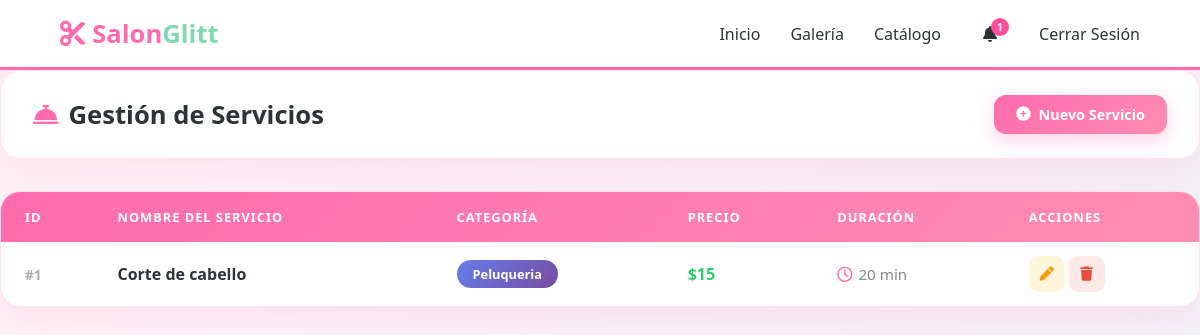
The app's page /Servicio/ (signed in) with its own data.
### app/models/servicios.py (models this page shows, shortened)
class Servicio(db.Model):
    __tablename__ = 'servicios'
    idservicio = db.Column(db.Integer, primary_key=True)
    nombre = db.Column(db.String(100), unique=True, nullable=False)
    precio = db.Column(db.Numeric(10, 2), nullable=False)
    duracion = db.Column(db.String(250), nullable=False)
    categoria = db.Column(db.String(50), nullable=False)
    imagen = db.Column(db.String(255), nullable=True)
    tip = db.Column(db.Text, nullable=True)
    idcitas = db.Column(db.Integer, db.ForeignKey('citas.idcitas'), nullable=True, unique=True)
    citas = db.relationship('Citas', back_populates='servicios')
    productos = db.relationship('Productos', secondary=servicio_productos, backref='servicios')

### app/routes/servicios_route.py (the view)
@bp.route('/')
def index():
    servicios = Servicio.query.all()
    return render_template('servicio/index.html', servicios=servicios)

### app/templates/servicio/index.html (shortened to what this page needs)
{% extends "base.html" %}
{% block body_class %}servicios-page{% endblock %}
{% block extra_css %}
<link rel="stylesheet" href="{{ url_for('static', filename='css/servicios.css') }}">
{% endblock %}
{% block content %}
<div class="container mt-4">
    <div class="servicios-header">
        <h2><i class="fas fa-concierge-bell"></i>Gestión de Servicios</h2>
        <a href="{{ url_for('servicio.add', categoria='peluqueria') }}" class="btn-premium">
            <i class="fas fa-plus-circle"></i> Nuevo Servicio
        </a>
    </div>
    <div class="premium-table-card">
        <div class="table-responsive">
            <table class="premium-table">
                <thead>
                    <tr>
                        <th>ID</th>
                        <th>Nombre del Servicio</th>
                        <th>Categoría</th>
                        <th>Precio</th>
                        <th>Duración</th>
                        <th>Acciones</th>
                    </tr>
                </thead>
                <tbody>
                    {% for s in servicios %}
                    <tr>
                        <td><span class="id-cell">#{{ s.idservicio }}</span></td>
                        <td><span class="name-cell">{{ s.nombre }}</span></td>
                        <td>
                            <span class="premium-badge
                                {% if s.categoria == 'peluqueria' %}premium-badge-peluqueria
                                {% elif s.categoria == 'tratamiento' %}premium-badge-tratamiento
                                {% elif s.categoria == 'manicure' %}premium-badge-manicure
                                {% else %}premium-badge-other{% endif %}">
                                {{ s.categoria | capitalize }}
                            </span>
                        </td>
                        <td><span class="price-cell">{{ s.precio|format_cop }}</span></td>
                        <td><span class="duration-cell"><i class="far fa-clock"></i>{{ s.duracion }} min</span></td>
                        <td>
                            <a href="{{ url_for('servicio.edit', id=s.idservicio) }}" class="btn-action btn-action-edit" title="Editar">
                                <i class="fas fa-pen"></i>
                            </a>
                            <form action="{{ url_for('servicio.delete', id=s.idservicio) }}" method="POST" style="display:inline;">
                                <button type="submit" class="btn-action btn-action-delete" title="Eliminar" onclick="return confirm('¿Estás seguro de eliminar {{ s.nombre }}?')">
                                    <i class="fas fa-trash"></i>
                                </button>
                            </form>
                        </td>
                    </tr>
                    {% endfor %}
                </tbody>
            </table>
        </div>
    </div>
</div>
{% endblock %}

### app/static/css/style.css (style rules this page uses)
:root { --primary-color: #ff6bad; --secondary-color: #f8a5c2; --accent-color: #82d8b0; --dark-text: #2d3436; --light-bg: #fff5f8; --white: #ffffff; }
* { margin: 0; padding: 0; box-sizing: border-box; }
html, body { height: 100%; font-family: 'Segoe UI', Tahoma, Geneva, Verdana, sans-serif; background-color: var(--light-bg); color: var(--dark-text); }

### app/static/css/servicios.css (style rules this page uses)
:root { --primary-gradient: linear-gradient(135deg, #ff6bad 0%, #ff8db2 100%); --secondary-gradient: linear-gradient(135deg, #82d8b0 0%, #a2e8c0 100%); --gold-accent: #d4af37; --dark-text: #2d3436; --glass-bg: rgba(255, 255, 255, 0.9); --glass-border: rgba(255, 107, 173, 0.2); --shadow-soft: 0 10px 30px rgba(0, 0, 0, 0.05); --shadow-premium: 0 15px 35px rgba(255, 107, 173, 0.15); }
body.servicios-page { background: linear-gradient(120deg, #fff5f8 0%, #f0f4f8 100%); min-height: 100vh; font-family: 'Outfit', 'Segoe UI', sans-serif; }
.servicios-header { display: flex; justify-content: space-between; align-items: center; margin-bottom: 2rem; padding: 1.5rem 2rem; background: var(--glass-bg); backdrop-filter: blur(10px); border: 1px solid var(--glass-border); border-radius: 20px; box-shadow: var(--shadow-premium); }
.servicios-header h2 { font-size: 1.6rem; font-weight: 800; color: var(--dark-text); margin: 0; }
.servicios-header h2 i { color: #ff6bad; margin-right: 10px; }
.btn-premium { background: var(--primary-gradient); border: none; border-radius: 12px; padding: 10px 22px; color: white; font-weight: 700; font-size: 0.9rem; text-decoration: none; transition: all 0.3s ease; box-shadow: 0 6px 18px rgba(255, 107, 173, 0.3); display: inline-flex; align-items: center; gap: 8px; }
.premium-table-card { background: var(--glass-bg); backdrop-filter: blur(10px); border: 1px solid var(--glass-border); border-radius: 20px; box-shadow: var(--shadow-premium); overflow: hidden; }
.premium-table { width: 100%; border-collapse: collapse; font-size: 0.95rem; }
.premium-table thead { background: var(--primary-gradient); }
.premium-table thead th { color: white; font-weight: 700; font-size: 0.8rem; text-transform: uppercase; letter-spacing: 1px; padding: 16px 18px; border: none; text-align: left; }
.premium-table thead th:first-child { padding-left: 24px; border-radius: 0; }
.premium-table tbody tr { transition: all 0.2s ease; border-bottom: 1px solid rgba(255, 107, 173, 0.08); }
.premium-table tbody tr:last-child { border-bottom: none; }
.premium-table tbody td { padding: 14px 18px; vertical-align: middle; color: #555; }
.premium-table tbody td:first-child { padding-left: 24px; }
.premium-table .id-cell { color: #aaa; font-size: 0.85rem; font-weight: 600; }
.premium-table .name-cell { font-weight: 700; color: var(--dark-text); font-size: 1rem; }
.premium-table .price-cell { font-weight: 700; color: #2ecc71; font-size: 1rem; }
.premium-table .duration-cell { color: #888; }
.premium-table .duration-cell i { margin-right: 6px; color: #ff6bad; }
.premium-badge { display: inline-block; padding: 5px 16px; border-radius: 50px; font-size: 0.8rem; font-weight: 600; text-transform: capitalize; }
.premium-badge-peluqueria { background: linear-gradient(135deg, #667eea, #764ba2); color: white; }
.btn-action { display: inline-flex; align-items: center; justify-content: center; width: 36px; height: 36px; border-radius: 10px; border: none; font-size: 0.9rem; transition: all 0.2s ease; text-decoration: none; }
.btn-action-edit { background: rgba(255, 193, 7, 0.15); color: #f39c12; }
.btn-action-delete { background: rgba(231, 76, 60, 0.12); color: #e74c3c; }

### records on screen
Servicio: idservicio "1", nombre "Corte de cabello", categoria "Peluqueria", precio "$15", duracion "20"

### other values on screen
{{ no_leidas|length }} "1"
